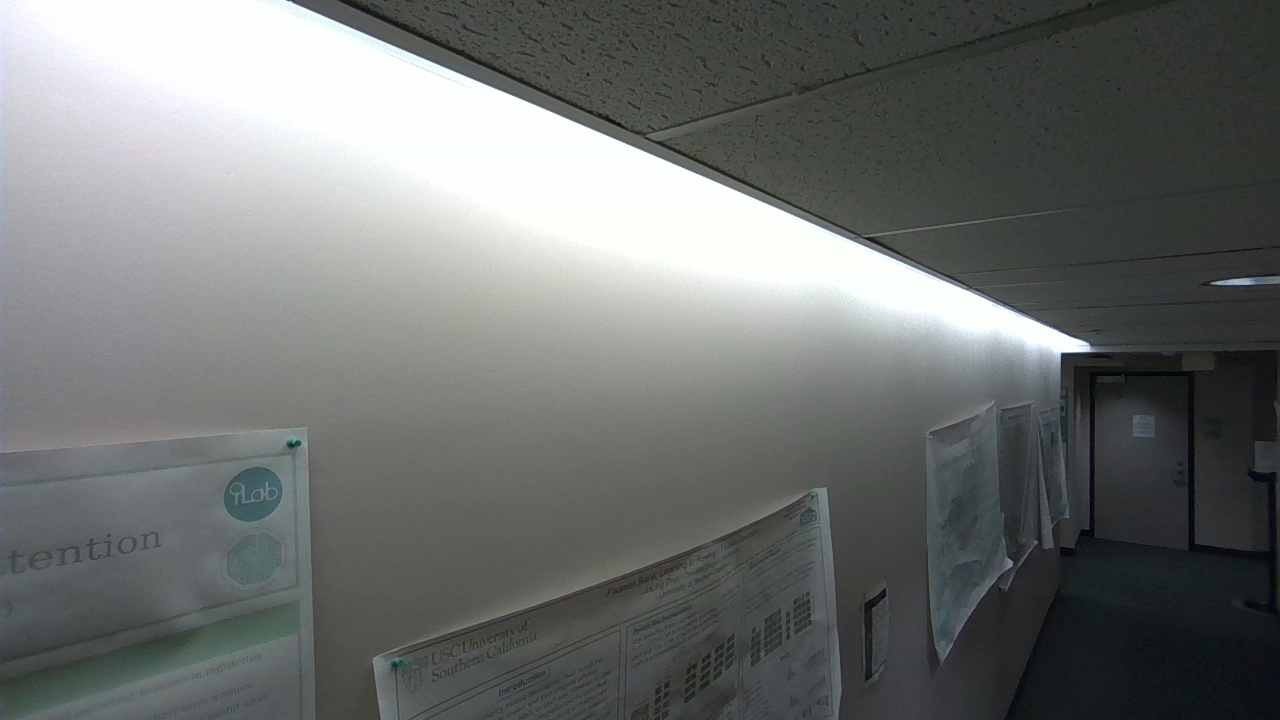
#> input picture src/stitch/hello/cam2_Color.png, 1280 x 720 px
$ python stitcher.py
#> lines starting #> are read from the running program, lines starting #| are printed output that depends on the picture
# [17 lines of commented-out code are left out]

import cv2
import numpy as np
from math import sqrt

f = 500
rotXval = 90
rotYval = 90
rotZval = 90
distXval = 500
distYval = 500
distZval = 500

def onFchange(val):
    global f
    f = val
def onRotXChange(val):
    global rotXval
    rotXval = val
def onRotYChange(val):
    global rotYval
    rotYval = val
def onRotZChange(val):
    global rotZval
    rotZval = val
def onDistXChange(val):
    global distXval
    distXval = val
def onDistYChange(val):
    global distYval
    distYval = val
def onDistZChange(val):
    global distZval
    distZval = val

if __name__ == '__main__':

    #Read input image, and create output image
    src = cv2.imread('hello/cam2_Color.png')
#> src is the input picture: shape (720, 1280, 3); mean B, G, R 112.8, 114.1, 110.9
    #src = cv2.resize(src,(640,480))
    dst = np.zeros_like(src)
    h, w = src.shape[:2]

    #Create user interface with trackbars that will allow to modify the parameters of the transformation
    wndname1 = "Source:"
    wndname2 = "WarpPerspective: "
    cv2.namedWindow(wndname1, 1)
    cv2.namedWindow(wndname2, 1)
    #cv2.createTrackbar("f", wndname2, f, 1000, onFchange)
    fx = 645
    fy = 622
    f = sqrt((fx * fx) + (fy * fy))
    cv2.createTrackbar("Rotation X", wndname2, rotXval, 180, onRotXChange)
    cv2.createTrackbar("Rotation Y", wndname2, rotYval, 180, onRotYChange)
    rotYval = 123
    cv2.createTrackbar("Rotation Z", wndname2, rotZval, 180, onRotZChange)
    cv2.createTrackbar("Distance X", wndname2, distXval, 2500, onDistXChange)
    distXval = -700
    cv2.createTrackbar("Distance Y", wndname2, distYval, 1000, onDistYChange)
    cv2.createTrackbar("Distance Z", wndname2, distZval, 1000, onDistZChange)

    #Show original image
    cv2.imshow(wndname1, src)

    k = -1
    while k != 27:

        if f <= 0: f = 1
        rotX = (rotXval - 90)*np.pi/180
        rotY = (rotYval - 90)*np.pi/180
        rotZ = (rotZval - 90)*np.pi/180
        distX = distXval - 500
        distY = distYval - 500
        distZ = distZval - 500

        # Camera intrinsic matrix
        K = np.array([[fx, 0, w/2, 0],
                    [0, fy, h/2, 0],
                    [0, 0,   1, 0]])

        # K inverse
        Kinv = np.zeros((4,3))
        Kinv[:3,:3] = np.linalg.inv(K[:3,:3])*f
        Kinv[-1,:] = [0, 0, 1]

        # Rotation matrices around the X,Y,Z axis
        RX = np.array([[1,           0,            0, 0],
                    [0,np.cos(rotX),-np.sin(rotX), 0],
                    [0,np.sin(rotX),np.cos(rotX) , 0],
                    [0,           0,            0, 1]])

        RY = np.array([[ np.cos(rotY), 0, np.sin(rotY), 0],
                    [            0, 1,            0, 0],
                    [ -np.sin(rotY), 0, np.cos(rotY), 0],
                    [            0, 0,            0, 1]])

        RZ = np.array([[ np.cos(rotZ), -np.sin(rotZ), 0, 0],
                    [ np.sin(rotZ), np.cos(rotZ), 0, 0],
                    [            0,            0, 1, 0],
                    [            0,            0, 0, 1]])

        # Composed rotation matrix with (RX,RY,RZ)
        R = np.linalg.multi_dot([ RX , RY , RZ ])

        # Translation matrix
        T = np.array([[1,0,0,distX],
                    [0,1,0,distY],
                    [0,0,1,distZ],
                    [0,0,0,1]])

        # Overall homography matrix
        H = np.linalg.multi_dot([K, R, T, Kinv])

        # Apply matrix transformation
        cv2.warpPerspective(src, H, (w, h), dst, cv2.INTER_NEAREST, cv2.BORDER_CONSTANT, 0)

        # Show the image
        cv2.imshow(wndname2, dst)
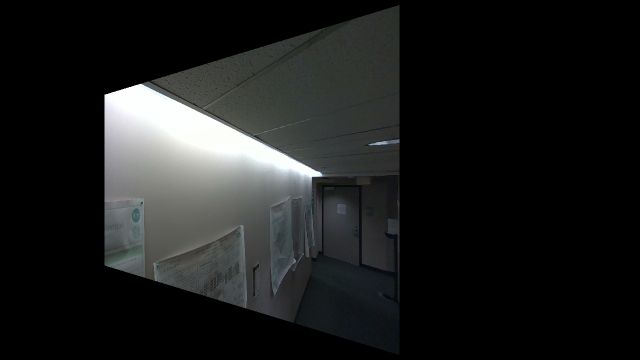
#> window 'WarpPerspective: ': shape (720, 1280, 3) (shown at 1/2 size); mean B, G, R 29.3, 29.6, 28.5
        k = cv2.waitKey(1)
#> (key Esc is pressed here)

    newDst = np.zeros_like(src)
    A = [210, 190]
    B = [210, 532]
    C = [798, 710]
    D = [798, 12]
    inputPts = np.float32([A, B, C, D])
    outputPts = np.float32([[0, 0],
                            [0, 720],
                            [1280, 720],
                            [1280, 0]])
    M = cv2.getPerspectiveTransform(inputPts, outputPts)
    cv2.warpPerspective(dst, M, (1280, 720), newDst, cv2.INTER_LINEAR)
    cv2.imwrite("Cam2.png", newDst)
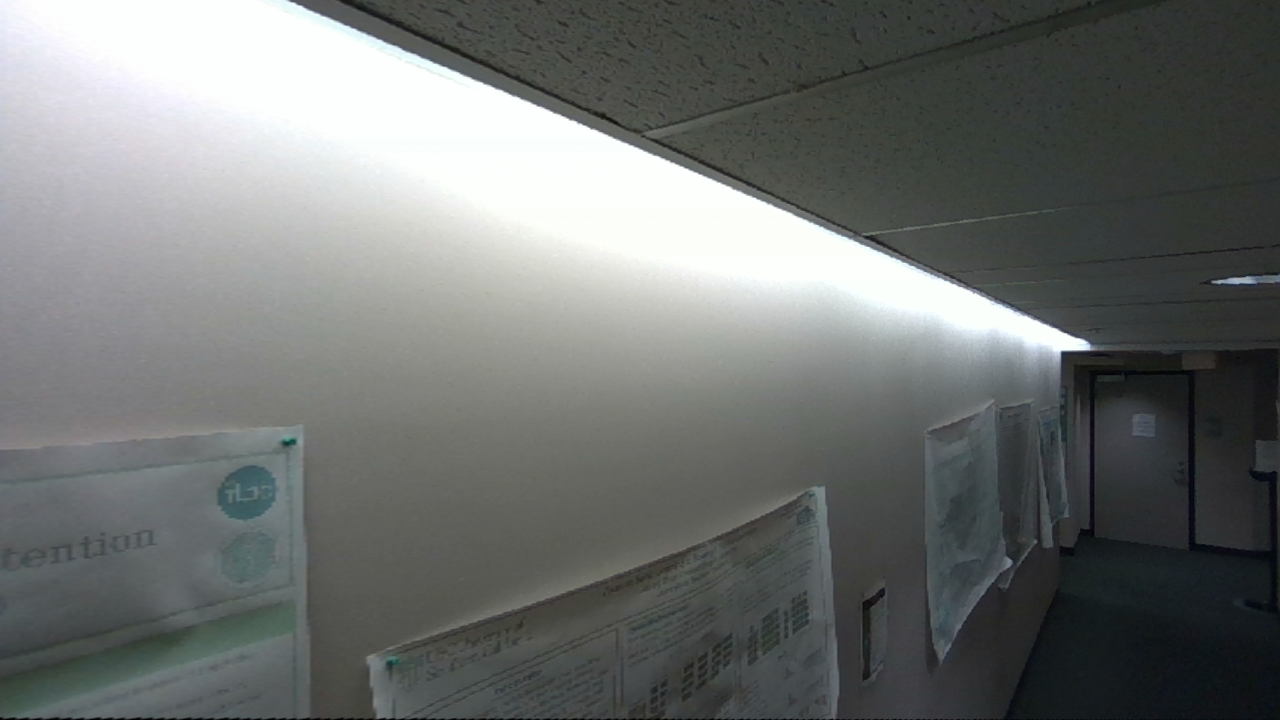
#> saved as Cam2.png: shape (720, 1280, 3); mean B, G, R 112.5, 113.8, 110.7

$ run again, with src/stitch/hello/cam1_Color.png copied over src/stitch/hello/cam2_Color.png
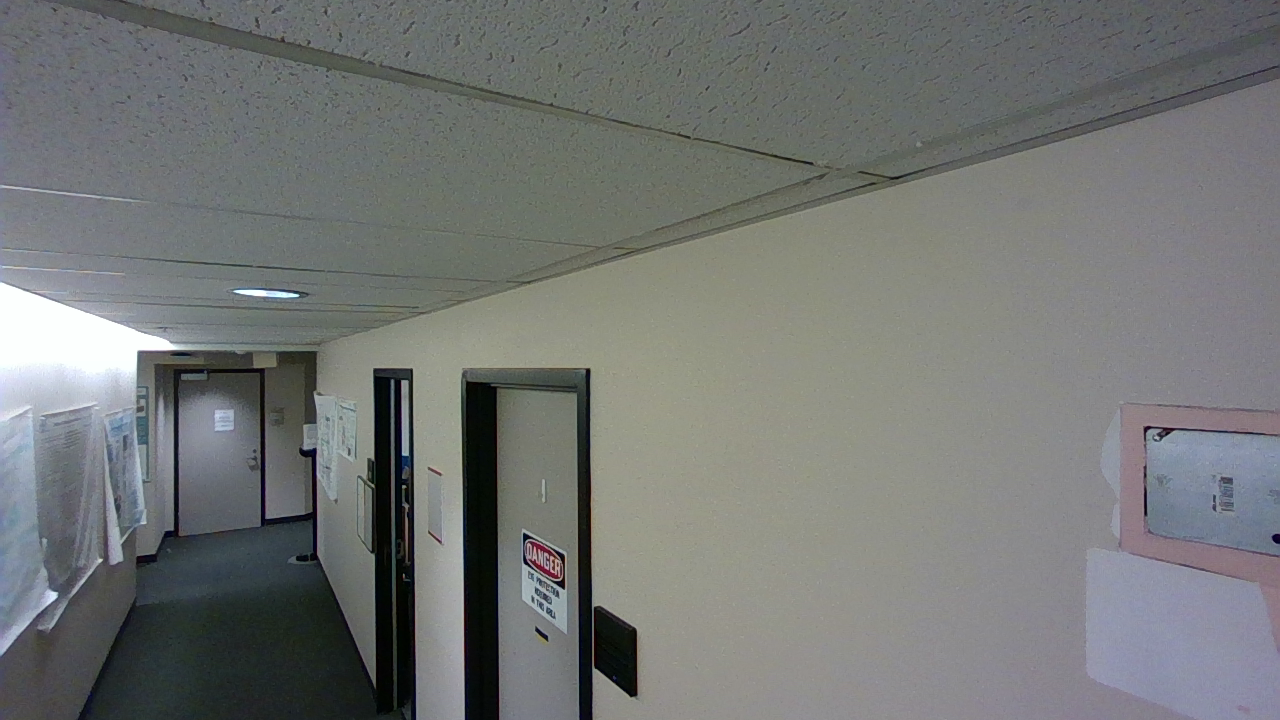
#> input picture src/stitch/hello/cam1_Color.png, 1280 x 720 px
#> src is the input picture: shape (720, 1280, 3); mean B, G, R 116.7, 118.1, 115.5
#> `cv2.imshow(wndname2, dst)`:
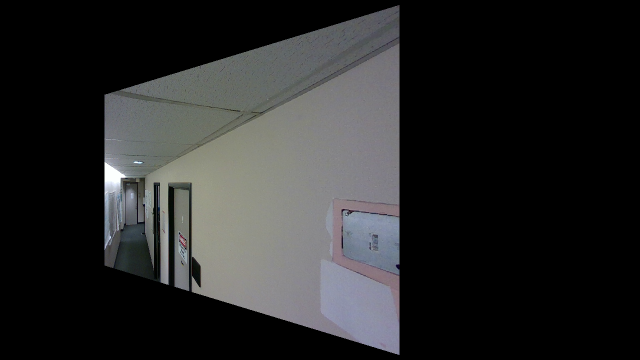
#> window 'WarpPerspective: ': shape (720, 1280, 3) (shown at 1/2 size); mean B, G, R 40.9, 40.8, 40.3
#> `cv2.imwrite("Cam2.png", newDst)`:
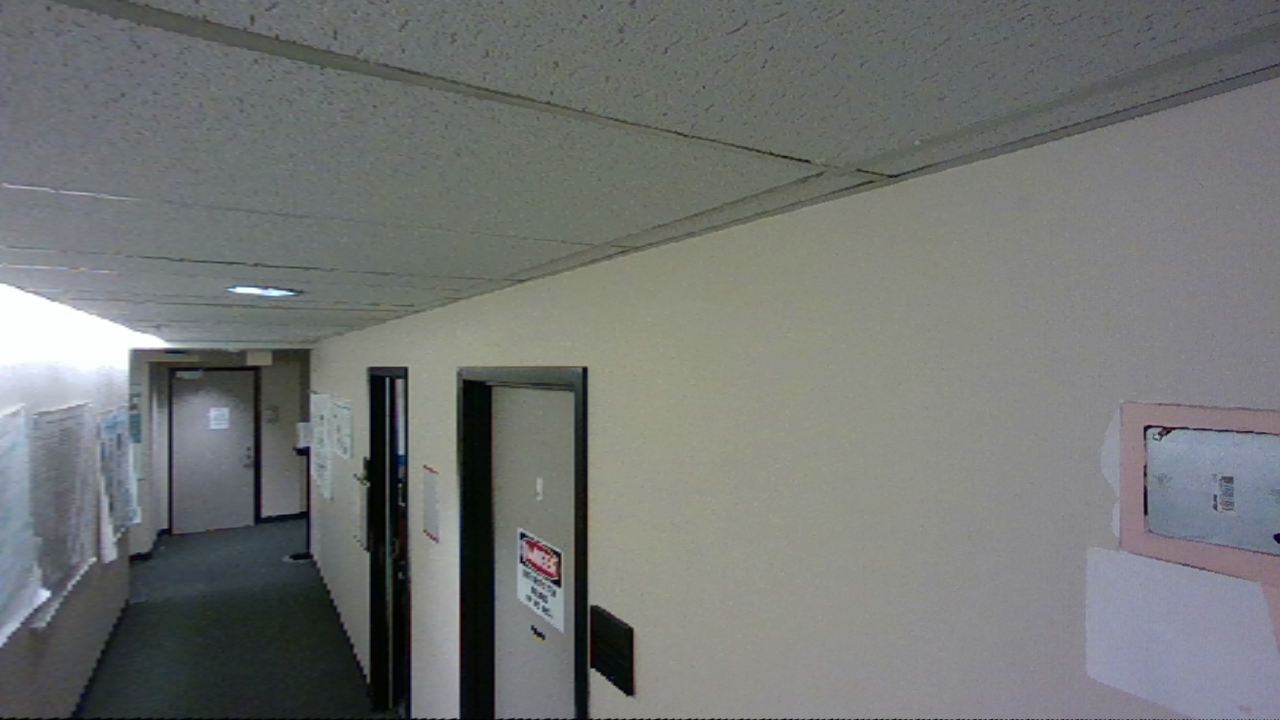
#> saved as Cam2.png: shape (720, 1280, 3); mean B, G, R 116.3, 117.8, 115.3

$ run again, with src/stitch/hello/cam3_Color.png copied over src/stitch/hello/cam2_Color.png
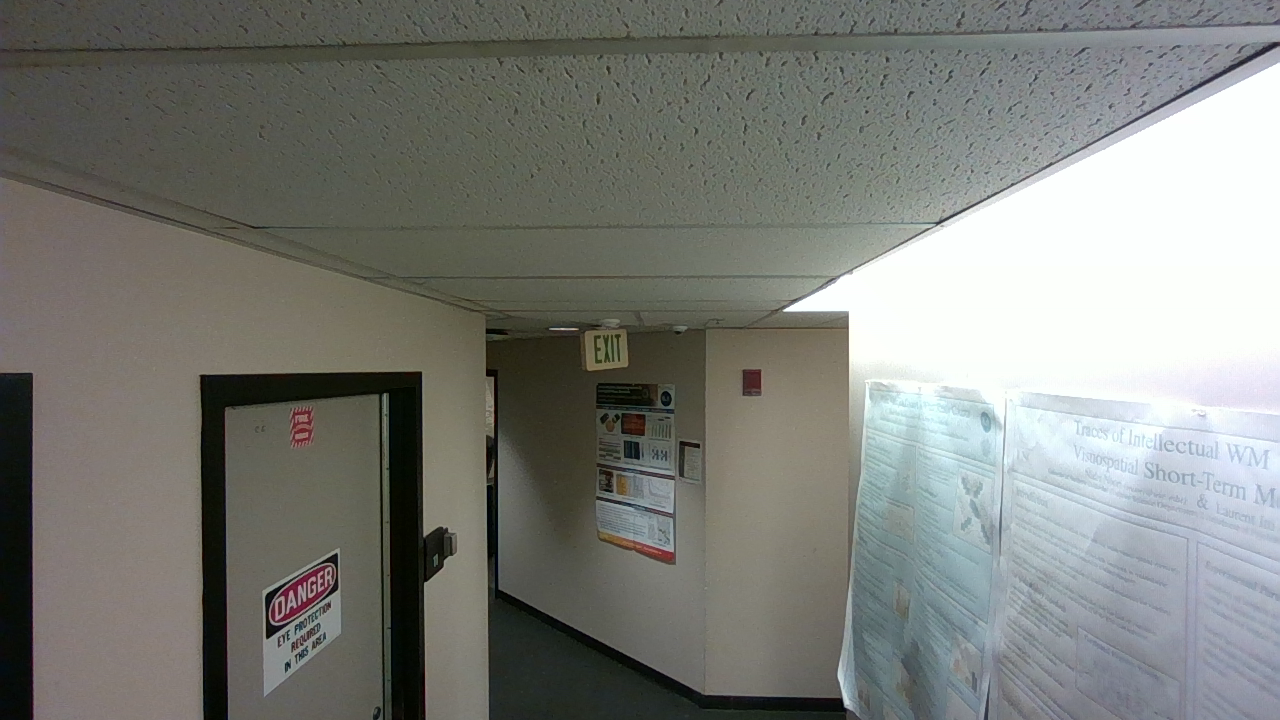
#> input picture src/stitch/hello/cam3_Color.png, 1280 x 720 px
#> src is the input picture: shape (720, 1280, 3); mean B, G, R 121.1, 126.1, 124.3
#> `cv2.imshow(wndname2, dst)`:
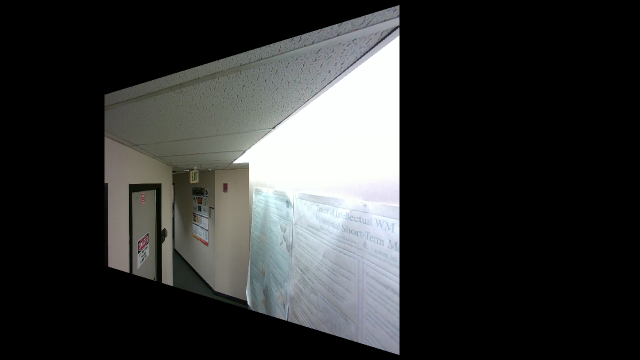
#> window 'WarpPerspective: ': shape (720, 1280, 3) (shown at 1/2 size); mean B, G, R 51.1, 51.6, 50.2
#> `cv2.imwrite("Cam2.png", newDst)`:
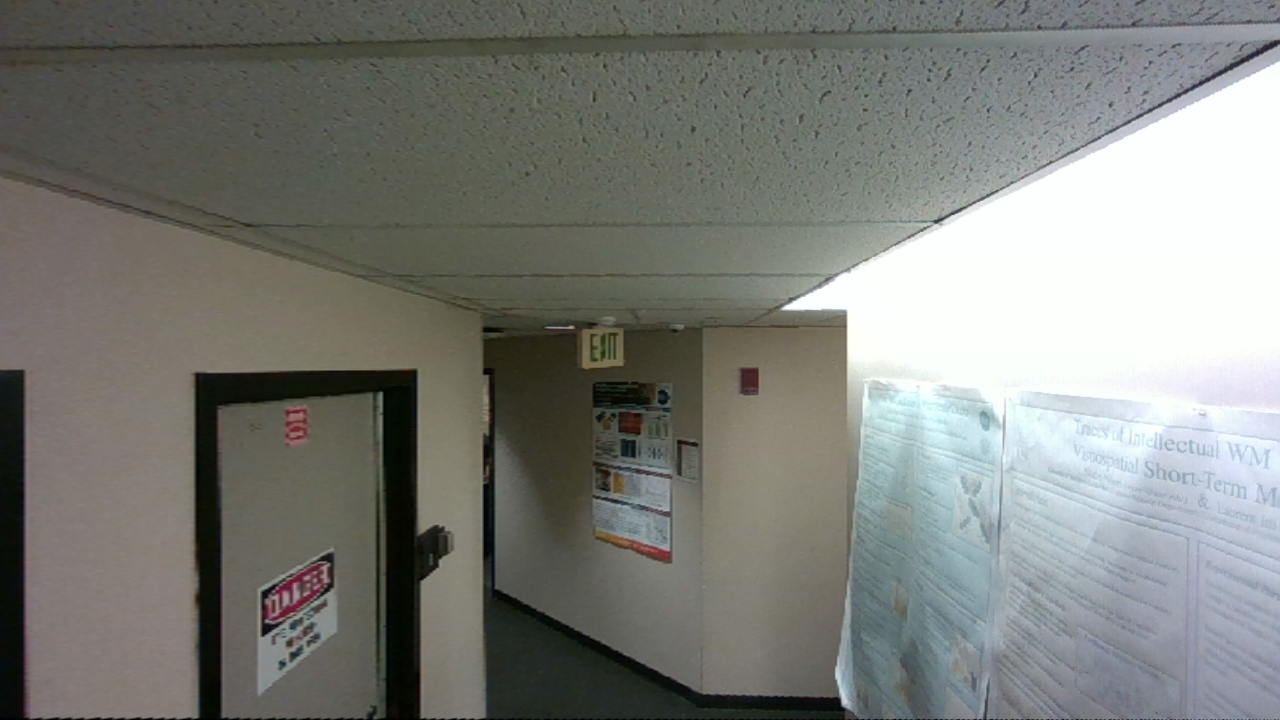
#> saved as Cam2.png: shape (720, 1280, 3); mean B, G, R 121.4, 126.5, 124.6
